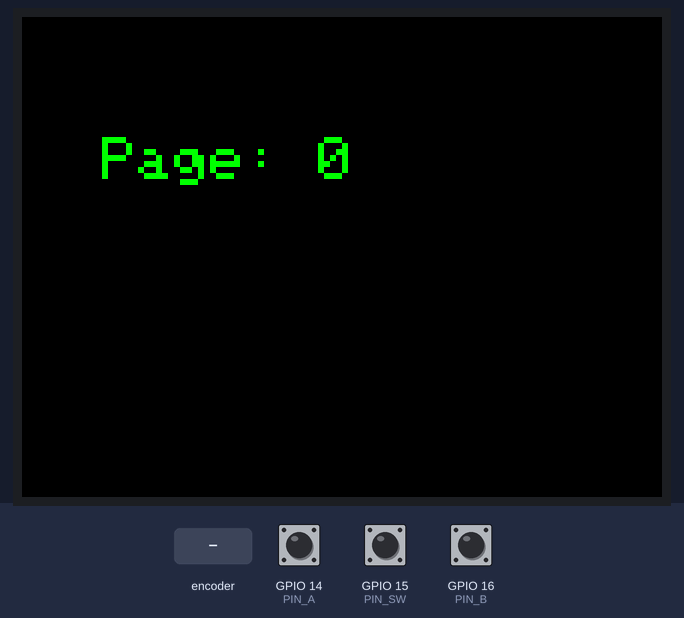
Simulated run of this sketch. Board: ESP32. Shown: 320×240 colour display. The test bench sets the inputs (shaded band); at power-on: GPIO 15 (PIN_SW) HIGH, GPIO 14 (PIN_A) HIGH, GPIO 16 (PIN_B) HIGH.

Above: at 1.3 s.
1.4 s: rotary encoder on GPIO 14 (PIN_A) / GPIO 16 (PIN_B) turned 3 steps (first pin leading)
At 2.8 s:
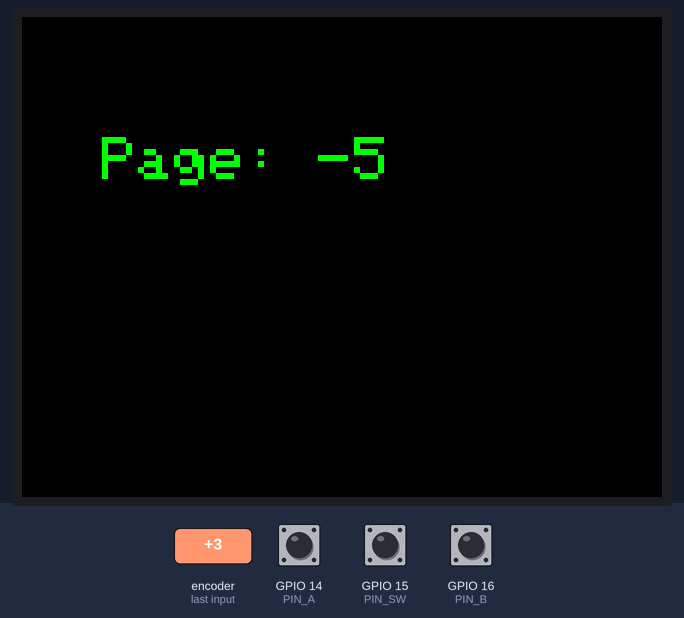
3.5 s: GPIO 15 (PIN_SW) pulled LOW for 0.15 s
At 4.6 s:
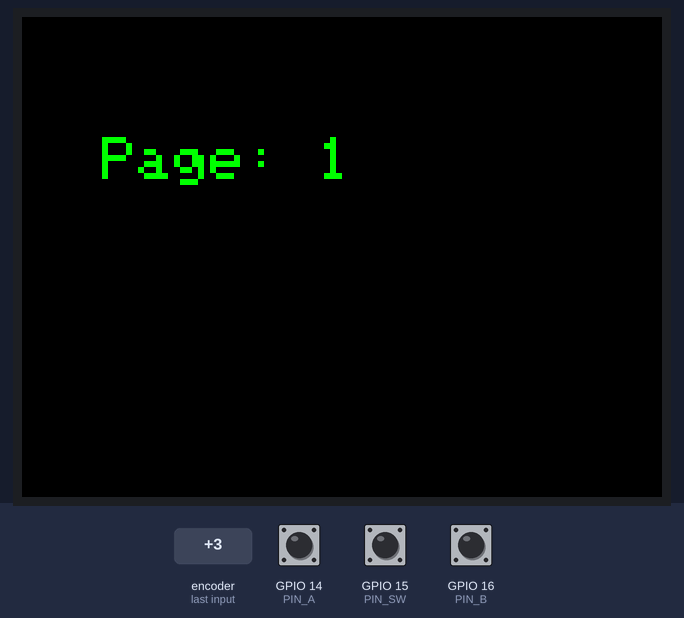
5.3 s: rotary encoder on GPIO 14 (PIN_A) / GPIO 16 (PIN_B) turned 1 step (first pin leading)
At 6.8 s:
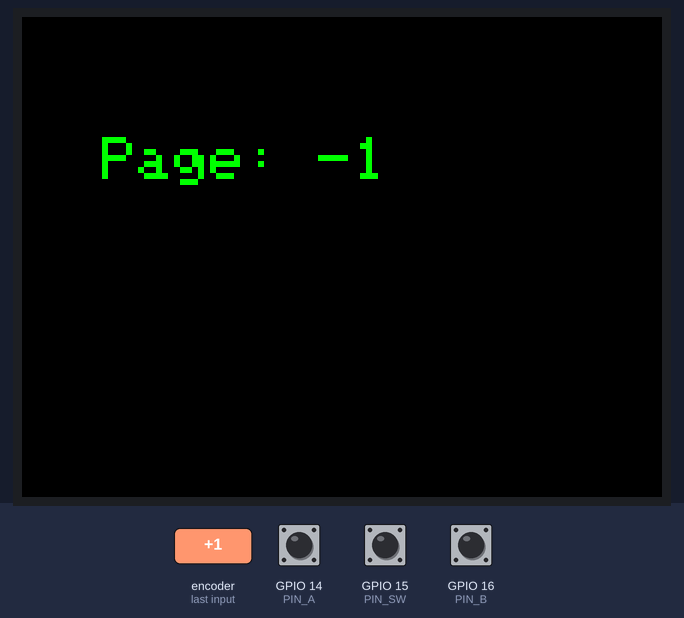
Timing chart, 0 to 8.3 s (numbered marks = the images above; inputs shaded):
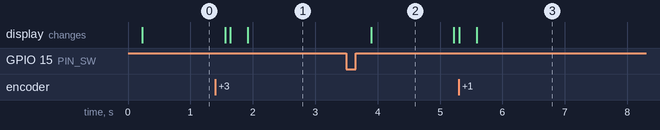

Measured:
- after the input at 1.4 s, the display: first changes after 0.16 s (image 1 shows a later state)
- after the input at 3.5 s, the display: changes after 0.40 s (image 2)
- after the input at 5.3 s, the display: first changes at once (image 3 shows a later state)
- what the display in image 2 shows lasts 1.3 s, from 3.9 s to 5.2 s

The sketch:

rotate_button.ino
```cpp
#include <TFT_eSPI.h> // TFT驱动库
#include <Arduino.h>

// === 旋转编码器与屏幕相关的引脚配置 ===
#define PIN_A 14  // A 相信号
#define PIN_B 16  // B 相信号
#define PIN_SW 15 // 按键信号


TFT_eSPI tft = TFT_eSPI(); // 初始化TFT屏幕
int pageIndex = 0;          // 当前页面索引变量
bool buttonPressed = false; // 按键状态标志

// 旋转方向检测所需的变量
volatile int lastA = 0, lastB = 0;

// 创建FreeRTOS任务句柄
TaskHandle_t displayTaskHandle;

void IRAM_ATTR handleRotation() {
  int A = digitalRead(PIN_A);
  int B = digitalRead(PIN_B);

  if (A != lastA) { // 检测A相的变化
    if (A == B) {
      pageIndex++; // 顺时针
    } else {
      pageIndex--; // 逆时针
    }
  }
  lastA = A;
  lastB = B;
}

// 按键中断处理程序
void IRAM_ATTR handleButtonPress() {
  static unsigned long pressStartTime = 0;

  if (digitalRead(PIN_SW) == LOW) { // 按键按下时记录时间
    pressStartTime = millis();
  } else { // 按键松开时判断按下时间
    unsigned long pressDuration = millis() - pressStartTime;
    if (pressDuration < 500) {
      pageIndex = 1; // 短按：将 pageIndex 设置为 1
    } else {
      pageIndex = 0; // 长按：将 pageIndex 设置为 0
    }
  }
}

// FreeRTOS任务：更新屏幕显示
void displayTask(void *parameter) {
  for (;;) {
    tft.fillScreen(TFT_BLACK);         // 清空屏幕
    tft.setTextColor(TFT_GREEN, TFT_BLACK);
    tft.setTextSize(3);

    // 在屏幕中央显示pageIndex的值
    tft.setCursor(40, 60);
    tft.printf("Page: %d", pageIndex);

    vTaskDelay(pdMS_TO_TICKS(200)); // 每200ms更新一次显示
  }
}

void setup() {
  // 初始化旋转编码器引脚
  pinMode(PIN_A, INPUT_PULLUP);
  pinMode(PIN_B, INPUT_PULLUP);
  pinMode(PIN_SW, INPUT_PULLUP);

  // 注册旋转编码器与按键的中断服务
  attachInterrupt(digitalPinToInterrupt(PIN_A), handleRotation, CHANGE);
  attachInterrupt(digitalPinToInterrupt(PIN_SW), handleButtonPress, CHANGE);

  // 初始化TFT屏幕
  tft.init();
  tft.setRotation(1);

  // 增大任务堆栈大小到 4096 字节
  xTaskCreatePinnedToCore(displayTask, "DisplayTask", 4096, NULL, 1, &displayTaskHandle, 1);
}

void loop() {
  // 主循环无需逻辑，由中断与FreeRTOS任务处理
}
```
